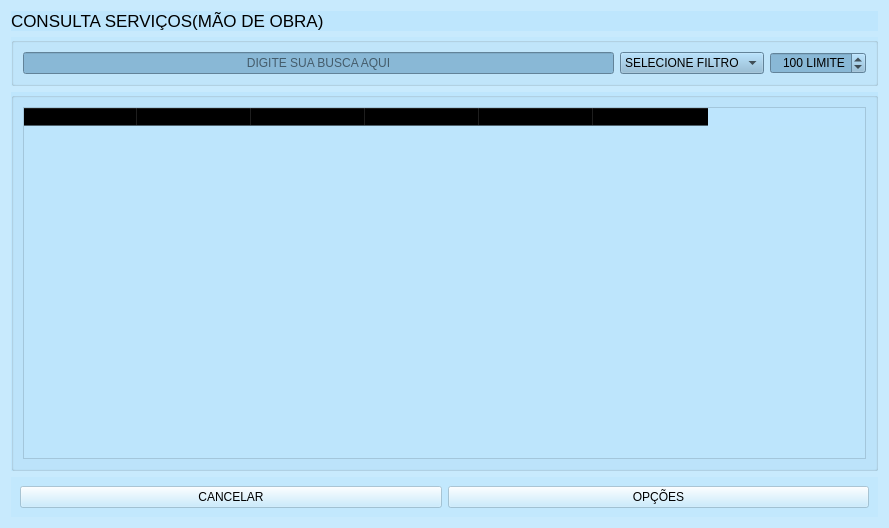
<?xml version="1.0" encoding="UTF-8"?>
<ui version="4.0">
 <class>Form</class>
 <widget class="QWidget" name="Form">
  <property name="geometry">
   <rect>
    <x>0</x>
    <y>0</y>
    <width>889</width>
    <height>528</height>
   </rect>
  </property>
  <property name="minimumSize">
   <size>
    <width>889</width>
    <height>528</height>
   </size>
  </property>
  <property name="maximumSize">
   <size>
    <width>889</width>
    <height>528</height>
   </size>
  </property>
  <property name="windowTitle">
   <string>CONSULTA SERVIÇOS (MÃO DE OBRAS) - ASSISTENCIA TECNICA</string>
  </property>
  <property name="windowIcon">
   <iconset resource="../IMG/recursos.qrc">
    <normaloff>:/img/technician.svg</normaloff>:/img/technician.svg</iconset>
  </property>
  <property name="styleSheet">
   <string notr="true">#busca{
	background-image: url(:/img/user.svg);
	background-repeat: no-repeat;
    background-position: left;
	background-color: rgb(137, 184, 214);
}
#Form{
background-image: url(:/img/fornecedor.jpg);
}

QWidget{	
	background-color: rgb(188, 230, 254, 150);
}

#filtro, #limite{
	background-color: rgb(137, 184, 214);
}</string>
  </property>
  <layout class="QVBoxLayout" name="verticalLayout">
   <item>
    <widget class="QWidget" name="widget_3" native="true">
     <property name="maximumSize">
      <size>
       <width>16777215</width>
       <height>66</height>
      </size>
     </property>
     <layout class="QHBoxLayout" name="horizontalLayout">
      <property name="spacing">
       <number>0</number>
      </property>
      <property name="leftMargin">
       <number>0</number>
      </property>
      <property name="topMargin">
       <number>0</number>
      </property>
      <property name="rightMargin">
       <number>0</number>
      </property>
      <property name="bottomMargin">
       <number>0</number>
      </property>
      <item>
       <widget class="QLabel" name="label">
        <property name="font">
         <font>
          <pointsize>13</pointsize>
         </font>
        </property>
        <property name="text">
         <string>CONSULTA SERVIÇOS(MÃO DE OBRA)</string>
        </property>
        <property name="alignment">
         <set>Qt::AlignLeading|Qt::AlignLeft|Qt::AlignVCenter</set>
        </property>
       </widget>
      </item>
      <item>
       <widget class="QLabel" name="label_2">
        <property name="maximumSize">
         <size>
          <width>100</width>
          <height>16777215</height>
         </size>
        </property>
        <property name="font">
         <font>
          <pointsize>13</pointsize>
         </font>
        </property>
        <property name="text">
         <string/>
        </property>
        <property name="pixmap">
         <pixmap resource="../IMG/recursos.qrc">:/img/search.svg</pixmap>
        </property>
        <property name="alignment">
         <set>Qt::AlignRight|Qt::AlignTrailing|Qt::AlignVCenter</set>
        </property>
       </widget>
      </item>
     </layout>
    </widget>
   </item>
   <item>
    <widget class="QGroupBox" name="groupBox">
     <property name="title">
      <string/>
     </property>
     <layout class="QHBoxLayout" name="horizontalLayout_2">
      <item>
       <widget class="QLineEdit" name="busca">
        <property name="alignment">
         <set>Qt::AlignCenter</set>
        </property>
        <property name="placeholderText">
         <string>DIGITE SUA BUSCA AQUI</string>
        </property>
        <property name="clearButtonEnabled">
         <bool>true</bool>
        </property>
       </widget>
      </item>
      <item>
       <widget class="QComboBox" name="filtro">
        <item>
         <property name="text">
          <string>SELECIONE FILTRO</string>
         </property>
        </item>
        <item>
         <property name="text">
          <string>SERVIÇOS</string>
         </property>
        </item>
        <item>
         <property name="text">
          <string>CÓDIGO</string>
         </property>
        </item>
        <item>
         <property name="text">
          <string>DESCRICAO</string>
         </property>
        </item>
       </widget>
      </item>
      <item>
       <widget class="QSpinBox" name="limite">
        <property name="maximumSize">
         <size>
          <width>102</width>
          <height>16777215</height>
         </size>
        </property>
        <property name="toolTip">
         <string>&lt;html&gt;&lt;head/&gt;&lt;body&gt;&lt;p&gt;&lt;span style=&quot; font-weight:600;&quot;&gt;DEFINE UM LIMITE PARA NÃO SOBRECARREGAR O SERVIDOR&lt;/span&gt;&lt;/p&gt;&lt;/body&gt;&lt;/html&gt;</string>
        </property>
        <property name="alignment">
         <set>Qt::AlignRight|Qt::AlignTrailing|Qt::AlignVCenter</set>
        </property>
        <property name="suffix">
         <string> LIMITE</string>
        </property>
        <property name="maximum">
         <number>1000</number>
        </property>
        <property name="value">
         <number>100</number>
        </property>
        <property name="displayIntegerBase">
         <number>10</number>
        </property>
       </widget>
      </item>
     </layout>
    </widget>
   </item>
   <item>
    <widget class="QWidget" name="widget" native="true">
     <layout class="QVBoxLayout" name="verticalLayout_2">
      <property name="spacing">
       <number>0</number>
      </property>
      <property name="leftMargin">
       <number>0</number>
      </property>
      <property name="topMargin">
       <number>0</number>
      </property>
      <property name="rightMargin">
       <number>0</number>
      </property>
      <property name="bottomMargin">
       <number>0</number>
      </property>
      <item>
       <widget class="QGroupBox" name="groupBox_2">
        <property name="title">
         <string/>
        </property>
        <layout class="QHBoxLayout" name="horizontalLayout_3">
         <item>
          <widget class="QTableWidget" name="tabela">
           <property name="editTriggers">
            <set>QAbstractItemView::NoEditTriggers</set>
           </property>
           <property name="selectionMode">
            <enum>QAbstractItemView::SingleSelection</enum>
           </property>
           <property name="selectionBehavior">
            <enum>QAbstractItemView::SelectRows</enum>
           </property>
           <property name="showGrid">
            <bool>false</bool>
           </property>
           <property name="sortingEnabled">
            <bool>true</bool>
           </property>
           <attribute name="horizontalHeaderDefaultSectionSize">
            <number>114</number>
           </attribute>
           <attribute name="horizontalHeaderMinimumSectionSize">
            <number>39</number>
           </attribute>
           <column>
            <property name="text">
             <string>CÓDIGO</string>
            </property>
           </column>
           <column>
            <property name="text">
             <string>SERVIÇO</string>
            </property>
           </column>
           <column>
            <property name="text">
             <string>F. COBRANÇA</string>
            </property>
           </column>
           <column>
            <property name="text">
             <string>CATEGORIA</string>
            </property>
           </column>
           <column>
            <property name="text">
             <string>CUSTO</string>
            </property>
           </column>
           <column>
            <property name="text">
             <string>SITUAÇÃO</string>
            </property>
           </column>
          </widget>
         </item>
        </layout>
       </widget>
      </item>
     </layout>
    </widget>
   </item>
   <item>
    <widget class="QWidget" name="widget_2" native="true">
     <layout class="QHBoxLayout" name="horizontalLayout_4">
      <item>
       <widget class="QPushButton" name="cancelar">
        <property name="text">
         <string>CANCELAR</string>
        </property>
        <property name="icon">
         <iconset resource="../IMG/recursos.qrc">
          <normaloff>:/img/cancel.svg</normaloff>:/img/cancel.svg</iconset>
        </property>
        <property name="iconSize">
         <size>
          <width>37</width>
          <height>27</height>
         </size>
        </property>
       </widget>
      </item>
      <item>
       <widget class="QPushButton" name="opcoes">
        <property name="text">
         <string>OPÇÕES</string>
        </property>
        <property name="icon">
         <iconset resource="../IMG/recursos.qrc">
          <normaloff>:/img/gear-svgrepo-com.svg</normaloff>:/img/gear-svgrepo-com.svg</iconset>
        </property>
        <property name="iconSize">
         <size>
          <width>37</width>
          <height>27</height>
         </size>
        </property>
       </widget>
      </item>
     </layout>
    </widget>
   </item>
  </layout>
 </widget>
 <resources>
  <include location="../IMG/recursos.qrc"/>
 </resources>
 <connections/>
</ui>
